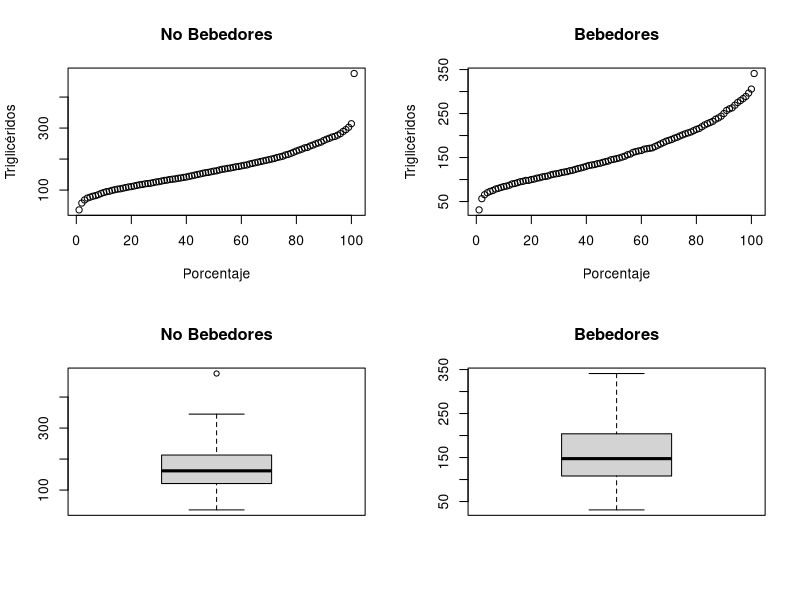
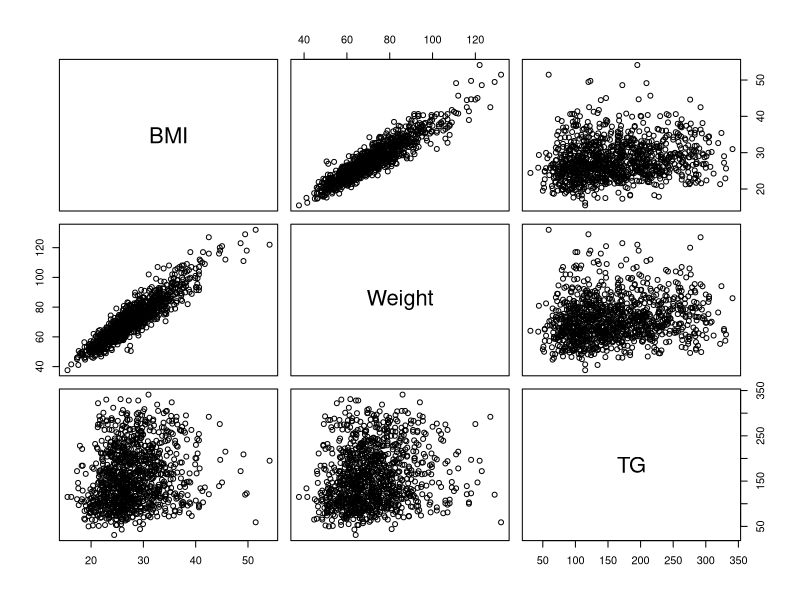
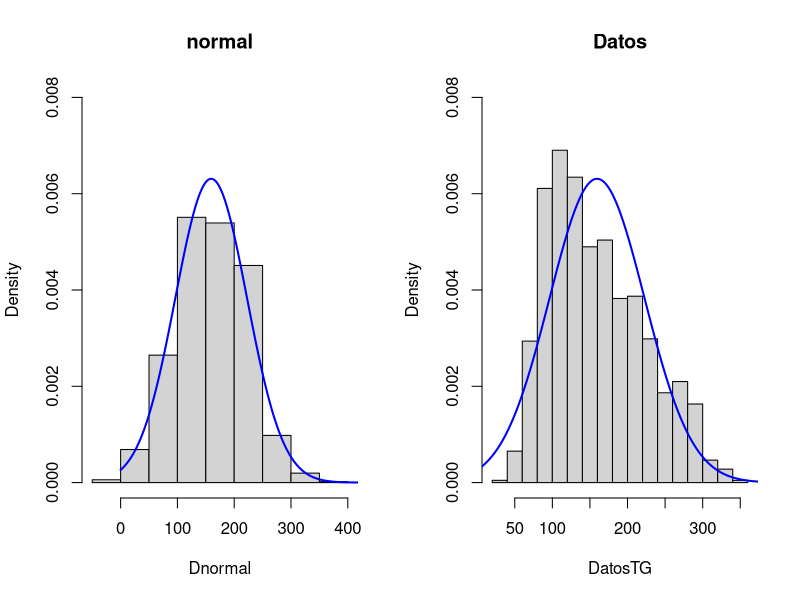
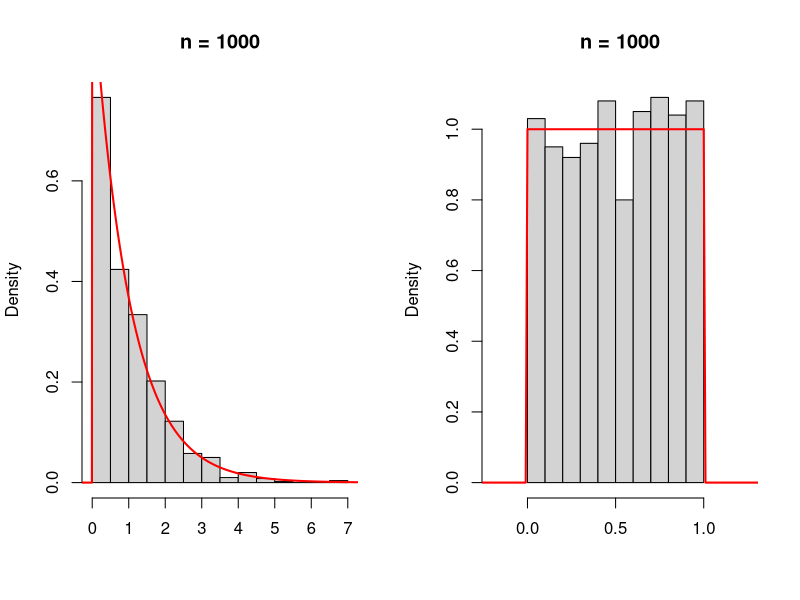
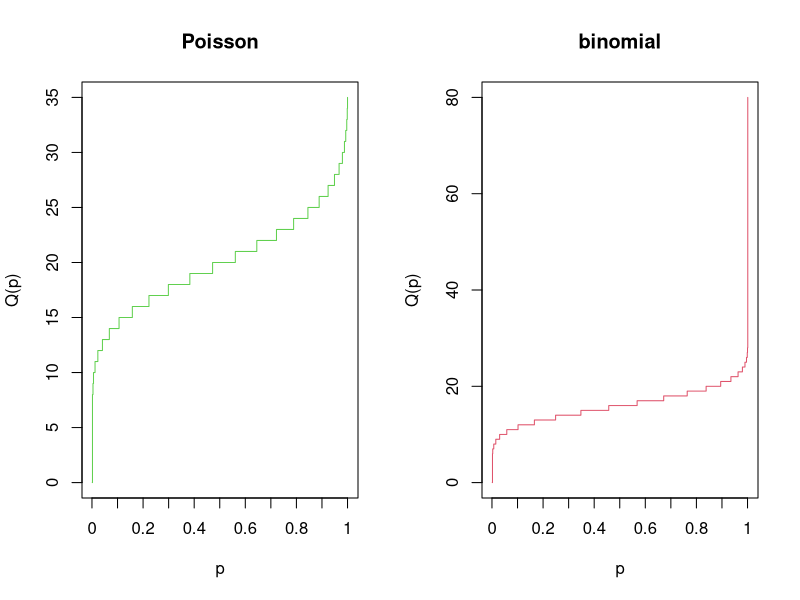

These charts were generated, in order, by the following R code:
## ---- chunk 1
setwd("~/Asistencias/Clase2/Data")
hers <- read.table("hersdata.csv",sep = ",",header = T)
#Existen otras funciones como read.csv,read.csv2 o read.delim (sep= “,” “;” “\” respectivamente)
## ---- chunk 2
#el parametro n es el numero registros que nos va a mostrar
head(hers,n = 6)
#tail(hers)
## ---- chunk 3
dim(hers)
#numero de registros 
nrow(hers)
#numero de caracterisiticas 
ncol(hers)
## ---- chunk 4
table(hers$drinkany)
## ---- chunk 5
drinkanyData.yes<-hers[hers$drinkany=="yes",]
dim(drinkanyData.yes)
#La diferencia entre usar which retorna los indices que cumplen la condicion y el otro es un vector booleano
drinkanyData.no<-hers[which(hers$drinkany=="no"),]
dim(drinkanyData.no)
## ---- chunk 6
#para que sort devuelva el indice del valor y poder utilizarlo para ordenar un dataframe se utiliza el parametro index.return=T
orden<-sort(drinkanyData.yes$age,index.return=T)$ix
drinkanyData.yes<-drinkanyData.yes[orden,]
head(drinkanyData.yes[,1:6])
orden<-order(drinkanyData.no$age)
drinkanyData.no<-drinkanyData.no[orden,]
head(drinkanyData.no[,1:6])
## ---- chunk 7
#Eliminamos los valores nulos para no tener errores
drinkanyData.yes<-na.omit(drinkanyData.yes)
drinkanyData.no<-na.omit(drinkanyData.no)
media<-mean(drinkanyData.yes$TG)
#R no tiene una funcion para calcular la moda pero se puede calcular con table y which
modaT<-data.frame(table(drinkanyData.yes$TG))
moda<-modaT[which.max(modaT$Freq),1]
mediana<-median(drinkanyData.yes$TG)
MMMyes<-c(media=media,moda=moda,mediana=mediana)

media<-mean(drinkanyData.no$TG)
modaT<-data.frame(table(drinkanyData.no$TG))
moda<-modaT[which.max(modaT$Freq),1]
mediana<-median(drinkanyData.no$TG)
MMMno<-c(media=media,moda=moda,mediana=mediana)
## ---- chunk 8
dt<-data.frame(MMMyes,MMMno)
dt
## ---- chunk 9
par(mfrow=c(2, 2))
#quantile(data,prob=seq(0, 1, 1/X)) X es el numero de partes a dividir los datos
plot(quantile(drinkanyData.no$TG, prob=seq(0, 1, 1/100)),xlab = "Porcentaje" ,ylab = "Triglicéridos",main="No Bebedores")
plot(quantile(drinkanyData.yes$TG, prob=seq(0, 1, 1/100)),xlab = "Porcentaje" ,ylab = "Triglicéridos", main="Bebedores")
#los Boxplots son buenos para mostrar los cuartiles
boxplot(drinkanyData.no$TG, main="No Bebedores")
boxplot(drinkanyData.yes$TG,main="Bebedores")
## ---- chunk 10
summary_yes<-summary(drinkanyData.yes$TG)
summary_no<-summary(drinkanyData.no$TG)
summary_d<-data.frame(c(summary_no),c(summary_yes))
summary_d
## ---- chunk 11
summary(drinkanyData.yes)
## ---- chunk 12
varianza<-var(drinkanyData.yes$TG)
desEst<-sd(drinkanyData.yes$TG)
var_sd_yes<-c(var=varianza,des=desEst)

varianza<-var(drinkanyData.no$TG)
desEst<-sd(drinkanyData.no$TG)
var_sd_no<-c(var=varianza,des=desEst)

var_sd<-data.frame(var_sd_yes,var_sd_no)
var_sd
## ---- chunk 13
dtCorr<-data.frame(BMI=drinkanyData.yes$BMI,Weight=drinkanyData.yes$weight,TG=drinkanyData.yes$TG)
#Cov y Cor funcionan en un dataframe si todos los datos son numericos 
cov(dtCorr)
## ---- chunk 14
#el parametro method permite cambiar entre la correlacion a calcular "pearson" (default), "kendall", or "spearman" 
cor(dtCorr,method = "p")
cor(dtCorr,method = "s")
cor(dtCorr,method = "k")
#la funcion cor.test() tambien regresa el pvalue del calculo

## ---- chunk 15
pairs(dtCorr)
## ---- chunk 16
#distribucion normal
set.seed(10)
DatosTG<-drinkanyData.yes$TG
MediaTG<-summary_d$c.summary_yes[4]
SdTG<-var_sd$var_sd_yes[2]
#Generamos un arreglo de longitud n con una distribucion normal con una media (mean) y desviacion estandar (sd)
Dnormal<-rnorm(n=1020,mean = MediaTG,sd = SdTG)
#qnorm calcula el cuantil p, en este caso calcula los cuartiles
QuarNorm<-qnorm(p=seq(0, 1, 1/4),mean = MediaTG,sd = SdTG)
#pnorm calcula la probabilidad de que una variable aleatoria sea menor que q
Quar_DD<-quantile(drinkanyData.yes$TG, prob=seq(0, 1, 1/4))
ProbNorm_datos<-pnorm(q=Quar_DD,mean = MediaTG,sd = SdTG)
#pnorm al ingresar quantiles generados con los mismos parametros como resultado el valor p de qnorm
ProbNorm_normal<-pnorm(q=QuarNorm,mean = MediaTG,sd = SdTG)
#comparemos con nuestros datos

dt_norm_Vs_Datos<-data.frame(Quar_DD,QuarNorm,ProbNorm_normal,ProbNorm_datos)
dt_norm_Vs_Datos
## ---- chunk 17
#calcula la funcion de densiada
x<-seq(0, 1020, length = 1020)
distNorm<-dnorm(x=x,mean = MediaTG,sd = SdTG)
#imprimamos los datos
par(mfrow=c(1, 2))
hist(Dnormal,main = "normal",freq = F,ylim =  c(0,0.008))
lines(x,distNorm,col = "blue", lty = 1, lwd = 2)
hist(DatosTG,main = "Datos",freq = F,ylim =  c(0,0.008))
lines(x,distNorm,col = "blue", lty = 1, lwd = 2)
## ---- chunk 18
x <- seq(-10, 10, 0.01)
set.seed(10)
par(mfrow=c(1, 2))
#Exponencial 
hist(rexp(1000), main = "n = 1000",
     xlab = "", prob = TRUE)
lines(x, dexp(x), col = "red", lwd = 2)
#Uniforme
hist(runif(1000), main = "n = 1000", xlim = c(-0.2, 1.25),
     xlab = "", prob = TRUE)
lines(x, dunif(x), col = "red", lwd = 2)
## ---- chunk 19
par(mfrow=c(1, 2))
x<-seq(0, 1, 0.001)
#la función cuantil de la distribución de Poisson
plot(qpois(x, lambda = 20),
     main = "Poisson",
     ylab = "Q(p)", xlab = "p",
     type = "s", col = 3, xaxt = "n")

axis(1, labels = seq(0, 1, 0.1), at = 0:10 * 100)

# la función cuantil binomia size = 80, prob = 0.2
plot(qbinom(x, size = 80, prob = 0.2),
     main = "binomial",
     ylab = "Q(p)", xlab = "p",
     type = "s", col = 2, xaxt = "n")
axis(1, labels = seq(0, 1, 0.1), at = 0:10 * 100)

